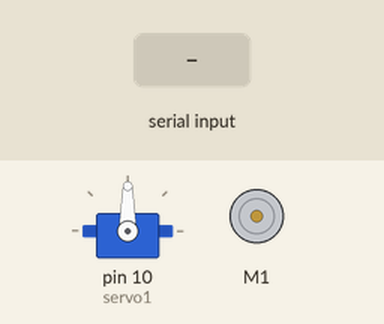
A sketch run on a simulated Arduino Uno, built with avr-gcc and run on an emulated ATmega328P. Shown: servo, DC motor (green arrow = forward, orange = backward, longer = faster). The test bench sets the inputs (shaded band).

Above: at 1.2 s.
1.3 s: "i" received over the second serial link
At 2.5 s:
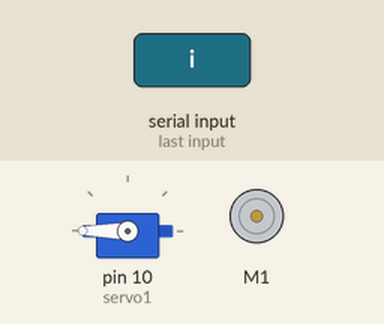
2.8 s: "b" received over the second serial link
At 3.8 s:
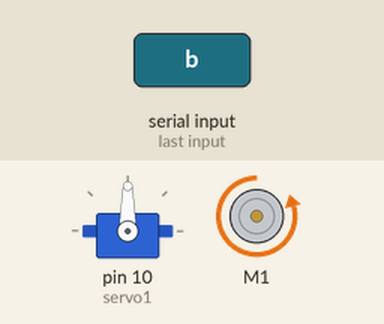
4.3 s: "d" received over the second serial link
At 5.0 s:
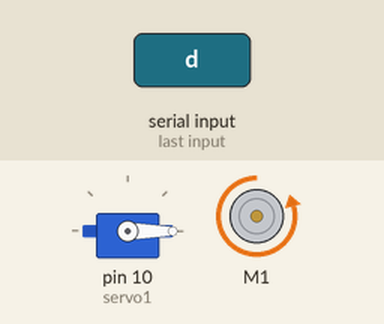
5.8 s: "a" received over the second serial link
At 6.1 s:
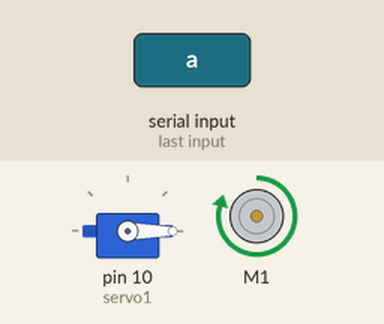
7.3 s: "1" received over the second serial link
At 8.4 s:
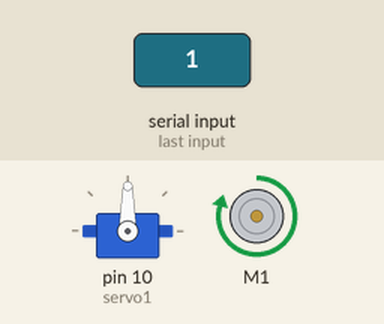
8.8 s: "i" received over the second serial link
At 9.6 s:
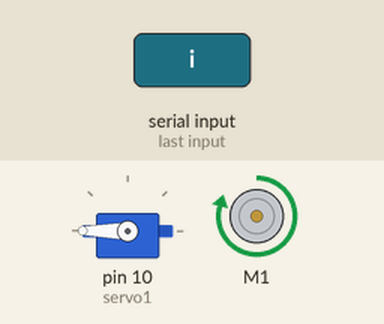
Timing chart, 0 to 11.3 s (numbered marks = the images above; inputs shaded):
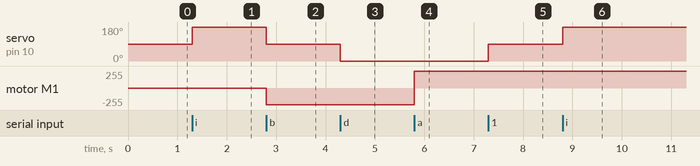

The sketch:

ESCLAVO.ino
```cpp
#include <SoftwareSerial.h>
#include <AFMotor.h>
#include <Servo.h>
SoftwareSerial BT(2, 3); //Rx,Tx
AF_DCMotor motorA(1);
Servo servo1;
boolean flag = false;

void setup() {
   servo1.attach(10,600,1500);
  Serial.begin(9600);
  BT.begin(9600);
motorA.setSpeed(250);
}

void moverDerecha(){

      servo1.write(0);
}

void moverIzquierda(){

      servo1.write(180);
}

void moverAdelante(){
  motorA.run(FORWARD);
}

void moverAtras(){
  motorA.run(BACKWARD);
}

void parar(){
motorA.run(RELEASE);
}

void loop() {

  if (BT.available() > 0) {
    char dataIn = BT.read();

    if ( dataIn == 'i') {
       moverIzquierda();
      delay(15);
       flag = false;

     }

    else if ( dataIn == 'b') {
      moverAtras();
       if(flag == false){
      servo1.write(90);
       flag = true;
       }
      delay(10);
    }

    else if (dataIn == 'd') {
   moverDerecha();
       flag = false;
     delay(10);
    }

    else if ( dataIn == 'a') {
      moverAdelante();
      delay(15);
    }  else if ( dataIn == '1') {
      servo1.write(90);
    }


   else {
      parar();
      delay(10);
    }
  }
}
```

Measured:
- after the input at 1.3 s, servo on pin 10 (servo1): 90° → 180° at once
- after the input at 2.8 s, servo on pin 10 (servo1): 180° → 90° at once; motor M1: stopped → backward 250/255 at once
- after the input at 4.3 s, servo on pin 10 (servo1): 90° → 0° at once
- after the input at 5.8 s, motor M1: backward 250/255 → forward 250/255 at once
- after the input at 7.3 s, servo on pin 10 (servo1): 0° → 90° at once
- after the input at 8.8 s, servo on pin 10 (servo1): 90° → 180° at once
